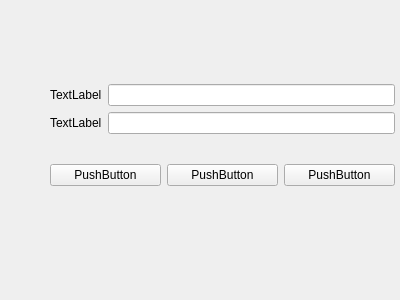
<?xml version="1.0" encoding="UTF-8"?>
<ui version="4.0">
 <class>Form</class>
 <widget class="QWidget" name="Form">
  <property name="geometry">
   <rect>
    <x>0</x>
    <y>0</y>
    <width>400</width>
    <height>300</height>
   </rect>
  </property>
  <property name="windowTitle">
   <string>Form</string>
  </property>
  <widget class="QWidget" name="verticalLayoutWidget">
   <property name="geometry">
    <rect>
     <x>50</x>
     <y>60</y>
     <width>345</width>
     <height>151</height>
    </rect>
   </property>
   <layout class="QVBoxLayout" name="verticalLayout">
    <item>
     <layout class="QHBoxLayout" name="horizontalLayout_3">
      <item>
       <layout class="QVBoxLayout" name="verticalLayout_4">
        <item>
         <widget class="QLabel" name="label">
          <property name="text">
           <string>TextLabel</string>
          </property>
         </widget>
        </item>
        <item>
         <widget class="QLabel" name="label_2">
          <property name="text">
           <string>TextLabel</string>
          </property>
         </widget>
        </item>
       </layout>
      </item>
      <item>
       <layout class="QVBoxLayout" name="verticalLayout_5">
        <item>
         <widget class="QLineEdit" name="lineEdit"/>
        </item>
        <item>
         <widget class="QLineEdit" name="lineEdit_2"/>
        </item>
       </layout>
      </item>
     </layout>
    </item>
    <item>
     <layout class="QHBoxLayout" name="horizontalLayout">
      <item>
       <widget class="QPushButton" name="pushButton">
        <property name="text">
         <string>PushButton</string>
        </property>
       </widget>
      </item>
      <item>
       <widget class="QPushButton" name="pushButton_3">
        <property name="text">
         <string>PushButton</string>
        </property>
       </widget>
      </item>
      <item>
       <widget class="QPushButton" name="pushButton_2">
        <property name="text">
         <string>PushButton</string>
        </property>
       </widget>
      </item>
     </layout>
    </item>
   </layout>
  </widget>
  <zorder>verticalLayoutWidget</zorder>
  <zorder>horizontalLayoutWidget</zorder>
  <zorder>horizontalLayoutWidget</zorder>
 </widget>
 <resources/>
 <connections/>
</ui>
